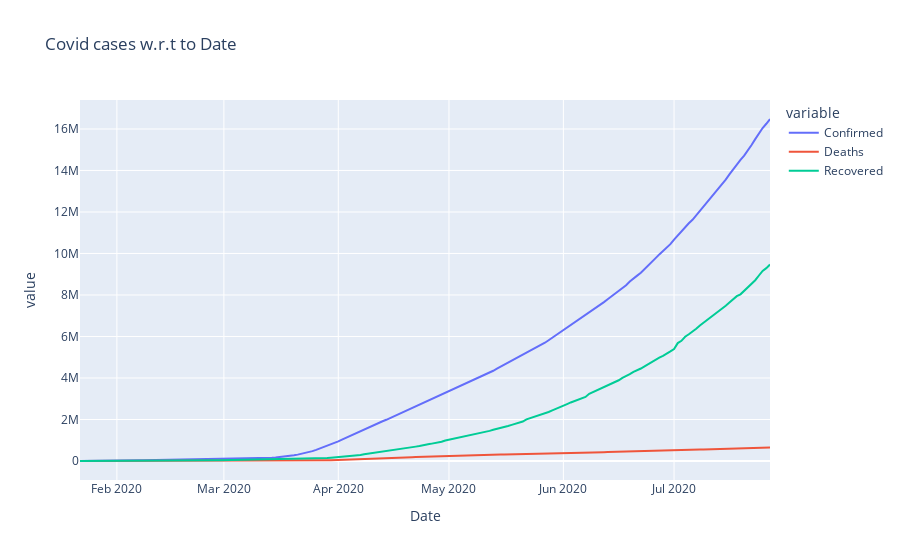

Source (notebook cell):
### Code cell
px.line(day_wise,x='Date', y=['Confirmed','Deaths','Recovered'],title='Covid cases w.r.t to Date')

### Figure 1 — Plotly figure (JSON) as saved in the notebook; plotly's stock layout.template omitted (floating-point values rounded to 4 significant figures; data arrays with more than 128 entries replaced by an {"elided": "..."} marker saying what was removed)
{"data": [{"hovertemplate": "variable=Confirmed<br>Date=%{x}<br>value=%{y}<extra></extra>", "legendgroup": "Confirmed", "line": {"color": "#636efa", "dash": "solid"}, "marker": {"symbol": "circle"}, "mode": "lines", "name": "Confirmed", "orientation": "v", "showlegend": true, "type": "scatter", "x": {"elided": "188 str values"}, "xaxis": "x", "y": {"elided": "188 int values"}, "yaxis": "y"}, {"hovertemplate": "variable=Deaths<br>Date=%{x}<br>value=%{y}<extra></extra>", "legendgroup": "Deaths", "line": {"color": "#EF553B", "dash": "solid"}, "marker": {"symbol": "circle"}, "mode": "lines", "name": "Deaths", "orientation": "v", "showlegend": true, "type": "scatter", "x": {"elided": "188 str values"}, "xaxis": "x", "y": {"elided": "188 int values"}, "yaxis": "y"}, {"hovertemplate": "variable=Recovered<br>Date=%{x}<br>value=%{y}<extra></extra>", "legendgroup": "Recovered", "line": {"color": "#00cc96", "dash": "solid"}, "marker": {"symbol": "circle"}, "mode": "lines", "name": "Recovered", "orientation": "v", "showlegend": true, "type": "scatter", "x": {"elided": "188 str values"}, "xaxis": "x", "y": {"elided": "188 int values"}, "yaxis": "y"}], "layout": {"legend": {"title": {"text": "variable"}, "tracegroupgap": 0}, "title": {"text": "Covid cases w.r.t to Date"}, "xaxis": {"anchor": "y", "domain": [0, 1], "title": {"text": "Date"}}, "yaxis": {"anchor": "x", "domain": [0, 1], "title": {"text": "value"}}}}
